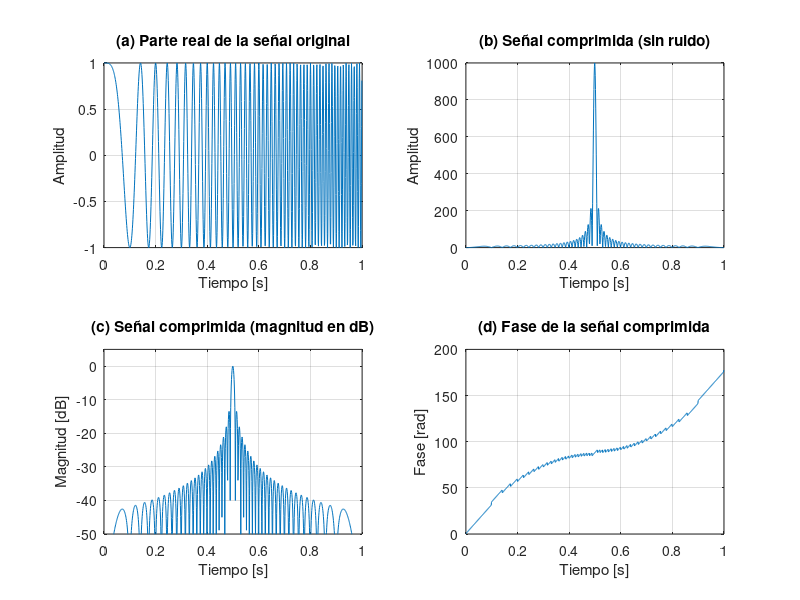

This figure's MATLAB source: (Note: this script raises an error after producing the figure.)
clc; clear; close all;

% Parámetros del chirp
fs = 1000;         % frecuencia de muestreo [Hz]
T  = 1;            % duración del pulso [s]
B  = 100;          % ancho de banda [Hz]
N  = round(T*fs);  % muestras
t  = (0:N-1)/fs;   % vector de tiempo

% Pendiente de la FM
K = B / T;
resolucion = 0.886/(K*T);
% Señal transmitida (chirp lineal en banda base)
tx = exp(1j*pi*K*t.^2);  % chirp complejo

% --- Señal recibida (sin ruido) ---
rx_clean = tx;

% --- Matched filter: conjugado invertido en tiempo ---
h = conj(flip(tx));

% Salida del matched filter (convolución)
y_clean = conv(rx_clean, h, 'same');

% --- Señal recibida con ruido ---
SNR_dB = 2.5;                 % SNR deseada [dB]
rx_power = mean(abs(rx_clean).^2);
noise_power = rx_power / (10^(SNR_dB/10));
noise = sqrt(noise_power/2) * (randn(size(rx_clean)) + 1j*randn(size(rx_clean)));
rx_noisy = rx_clean + noise;

% Salida del matched filter con ruido
y_noisy = conv(rx_noisy, h, 'same');

% ===================== Graficar =====================
figure;

subplot(2,2,1);
plot(t, real(rx_clean));
xlabel('Tiempo [s]'); ylabel('Amplitud');
title('(a) Parte real de la señal original');
grid on;

subplot(2,2,2);
plot(t, abs(y_clean));
xlabel('Tiempo [s]'); ylabel('Amplitud');
title('(b) Señal comprimida (sin ruido)');
grid on;

subplot(2,2,3);
plot(t, 20*log10(abs(y_clean)/max(abs(y_clean))));
xlabel('Tiempo [s]'); ylabel('Magnitud [dB]');
title('(c) Señal comprimida (magnitud en dB)');
grid on; ylim([-50 5]);

subplot(2,2,4);
plot(t, unwrap(angle(y_clean)));
xlabel('Tiempo [s]'); ylabel('Fase [rad]');
title('(d) Fase de la señal comprimida');
grid on;

sgtitle('Matched filtering de un chirp FM lineal (sin ruido)');

% ===================== Con ruido =====================
figure;

subplot(2,2,1);
plot(t, real(rx_noisy));
xlabel('Tiempo [s]'); ylabel('Amplitud');
title('(a) Señal recibida con ruido');
grid on;

subplot(2,2,2);
plot(t, abs(y_noisy));
xlabel('Tiempo [s]'); ylabel('Amplitud');
title('(b) Señal comprimida con ruido');
grid on;

subplot(2,2,3);
plot(t, 20*log10(abs(y_noisy)/max(abs(y_noisy))));
xlabel('Tiempo [s]'); ylabel('Magnitud [dB]');
title('(c) Señal comprimida (magnitud en dB) con ruido');
grid on; ylim([-50 5]);

subplot(2,2,4);
plot(t, unwrap(angle(y_noisy)));
xlabel('Tiempo [s]'); ylabel('Fase [rad]');
title('(d) Fase de la señal comprimida con ruido');
grid on;

sgtitle('Matched filtering de un chirp FM lineal (con ruido, SNR ≈ 2.5 dB)');
